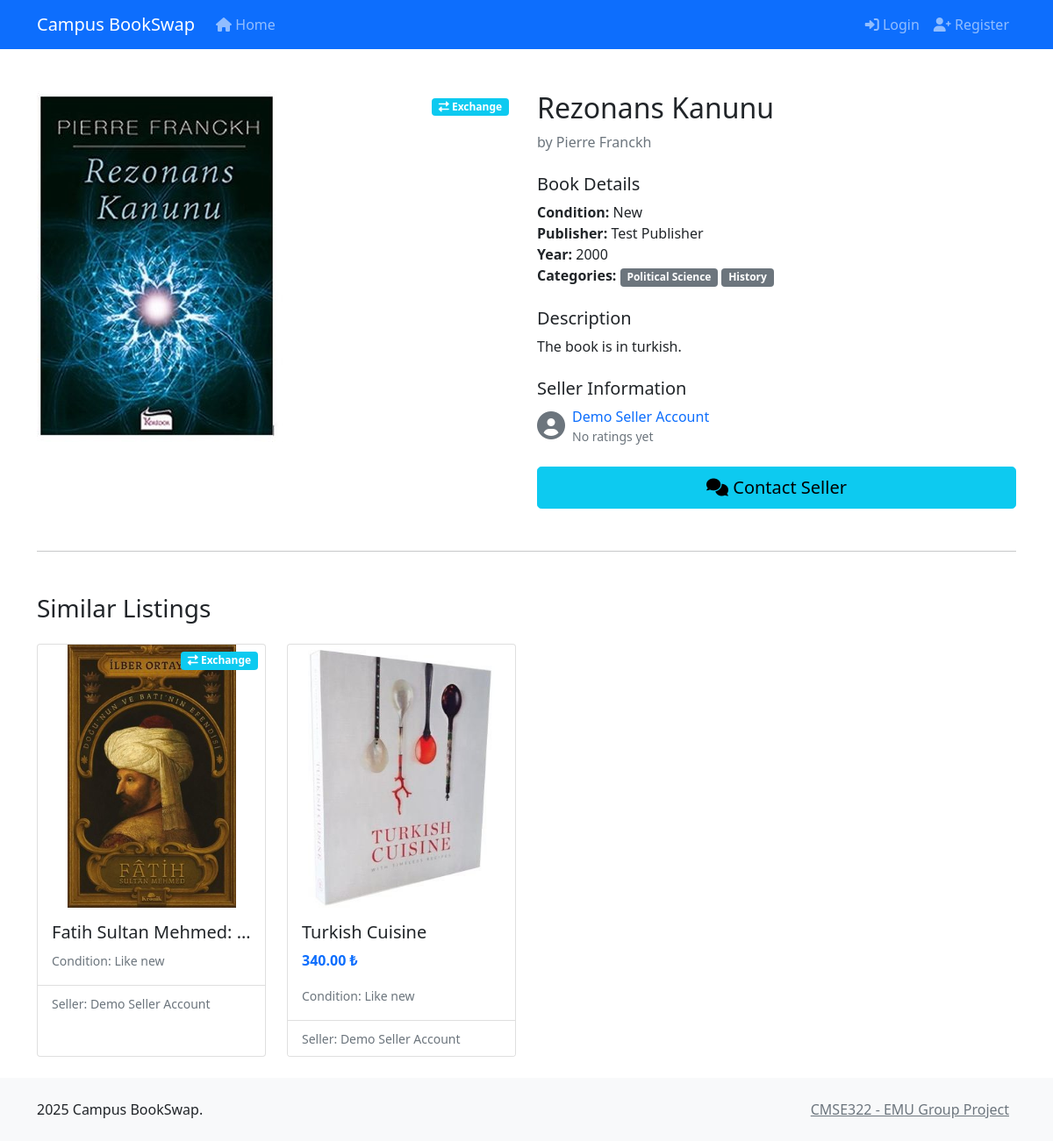
Page /projectfolder/listing.php?id=30 on the committed database.
### tables this page shows
CREATE TABLE `listing_image` (
  `image_id` int(11) NOT NULL,
  `listing_id` int(11) DEFAULT NULL,
  `image_url` varchar(255) DEFAULT NULL
);

CREATE TABLE `listing` (
  `listing_id` int(11) NOT NULL,
  `book_id` int(11) DEFAULT NULL,
  `user_id` int(11) DEFAULT NULL,
  `title` varchar(255) DEFAULT NULL,
  `price` decimal(10,2) DEFAULT NULL,
  `condition` varchar(50) DEFAULT NULL,
  `listing_status` varchar(20) DEFAULT NULL,
  `description` text DEFAULT NULL,
  `listing_type` varchar(20) DEFAULT NULL CHECK (`listing_type` in ('sale','exchange')),
  `list_date` datetime DEFAULT NULL,
  `admin_approved` tinyint(1) DEFAULT 0
);

CREATE TABLE `book` (
  `book_id` int(11) NOT NULL,
  `title` varchar(255) NOT NULL,
  `author` varchar(100) DEFAULT NULL,
  `publisher_year` int(11) DEFAULT NULL,
  `publisher` varchar(100) DEFAULT NULL
);

CREATE TABLE `category` (
  `cat_id` int(11) NOT NULL,
  `name` varchar(100) NOT NULL
);

CREATE TABLE `user` (
  `user_id` int(11) NOT NULL,
  `phone` varchar(20) DEFAULT NULL,
  `name` varchar(100) DEFAULT NULL,
  `email` varchar(100) DEFAULT NULL,
  `reg_date` date NOT NULL,
  `pass_hash` varchar(255) NOT NULL,
  `is_admin` tinyint(1) DEFAULT 0,
  `is_blocked` tinyint(1) DEFAULT 0
);

### projectfolder/includes/db.php (called while the page is built, shortened)
<?php
function getDbConnection() {
    static $conn = null;
    if ($conn === null) {
        try {
            $conn = new mysqli(DB_HOST, DB_USER, DB_PASS, DB_NAME);
            $conn->set_charset("utf8");
        } catch (Exception $e) {
            error_log("Database connection error: " . $e->getMessage());
            die("Sorry, we're experiencing technical difficulties. Please try again later.");
        }
    }
    return $conn;
}
function prepareStatement($sql) {
    $conn = getDbConnection();
    $stmt = $conn->prepare($sql);
    return $stmt;
}

### projectfolder/includes/auth.php (called while the page is built, shortened)
<?php
require_once __DIR__ . '/db.php';
function getCurrentUserId() {
    return $_SESSION['user_id'] ?? null;
}

### projectfolder/listing.php (the view, shortened to what this page needs)
<?php
require_once 'includes/header.php';
$listing_id = intval($_GET['id'] ?? 0);
$stmt = prepareStatement("
    SELECT
        l.*,
        b.title as book_title,
        b.author,
        b.publisher,
        b.publisher_year,
        u.name as seller_name,
        u.email as seller_email,
        u.phone as seller_phone,
        COUNT(DISTINCT f.user_id) as favorite_count,
        EXISTS(
            SELECT 1 FROM favorite
            WHERE user_id = ? AND listing_id = l.listing_id
        ) as is_favorited,
        EXISTS(
            SELECT 1 FROM transaction t
            WHERE t.listing_id = l.listing_id
            AND t.transaction_status IN ('paid', 'shipped', 'delivered', 'completed')
        ) as is_sold
    FROM listing l
    LEFT JOIN book b ON l.book_id = b.book_id
    LEFT JOIN user u ON l.user_id = u.user_id
    LEFT JOIN favorite f ON l.listing_id = f.listing_id
    WHERE l.listing_id = ?
    AND (l.admin_approved = 1 OR l.user_id = ?)
    GROUP BY l.listing_id
");
$user_id = getCurrentUserId() ?? 0;
$stmt->bind_param("iii", $user_id, $listing_id, $user_id);
$stmt->execute();
$listing = $stmt->get_result()->fetch_assoc();
$stmt = prepareStatement("SELECT * FROM listing_image WHERE listing_id = ?");
$stmt->bind_param("i", $listing_id);
$stmt->execute();
$images = $stmt->get_result()->fetch_all(MYSQLI_ASSOC);
$stmt = prepareStatement("
    SELECT c.name
    FROM category c
    JOIN book_category bc ON c.cat_id = bc.cat_id
    WHERE bc.book_id = ?
");
$stmt->bind_param("i", $listing['book_id']);
$stmt->execute();
$categories = $stmt->get_result()->fetch_all(MYSQLI_ASSOC);
$stmt = prepareStatement("
    SELECT AVG(rating) as avg_rating, COUNT(*) as total_ratings
    FROM rating
    WHERE reviewed_user_id = ? AND admin_approved = 1
");
$stmt->bind_param("i", $listing['user_id']);
$stmt->execute();
$rating = $stmt->get_result()->fetch_assoc();
$stmt = prepareStatement("
    SELECT l.*, b.title as book_title, MIN(li.image_url) as thumbnail,
           u.name as seller_name, u.user_id as seller_id
    FROM listing l
    JOIN book b ON l.book_id = b.book_id
    JOIN user u ON l.user_id = u.user_id
    LEFT JOIN listing_image li ON l.listing_id = li.listing_id
    WHERE l.listing_id != ?
    AND l.admin_approved = 1
    AND l.listing_status = 'active'
    AND EXISTS (
        SELECT 1 FROM book_category bc1
        WHERE bc1.book_id = l.book_id
        AND bc1.cat_id IN (
            SELECT bc2.cat_id
            FROM book_category bc2
            WHERE bc2.book_id = ?
        )
    )
    GROUP BY l.listing_id
    LIMIT 4
");
$stmt->bind_param("ii", $listing_id, $listing['book_id']);
$stmt->execute();
$similar_listings = $stmt->get_result()->fetch_all(MYSQLI_ASSOC);
?>
<div class="row">
    <div class="col-md-6 mb-4">
        <?php if ($images): ?>
            <div class="position-relative">
                <img src="<?= htmlspecialchars($images[0]['image_url']) ?>"
                     class="img-fluid rounded cursor-pointer"
                     id="main-image"
                     alt="<?= htmlspecialchars($listing['book_title']) ?>"
                     onclick="openImageModal(0)">
                <?php if ($listing['listing_type'] === 'exchange'): ?>
                    <span class="position-absolute top-0 end-0 badge bg-info m-2">
                        <i class="fas fa-exchange-alt"></i> Exchange
                    </span>
                <?php endif; ?>
            </div>
        <?php else: ?>
            <div class="rounded bg-light d-flex align-items-center justify-content-center" style="height: 400px;">
                <i class="fas fa-book fa-4x text-muted"></i>
            </div>
        <?php endif; ?>
    </div>
    <div class="col-md-6">
        <h1 class="h2 mb-2"><?= htmlspecialchars($listing['book_title']) ?></h1>
        <p class="text-muted mb-4">by <?= htmlspecialchars($listing['author']) ?></p>
        <div class="mb-4">
            <h5>Book Details</h5>
            <ul class="list-unstyled">
                <li><strong>Condition:</strong> <?= ucfirst($listing['condition']) ?></li>
                <li><strong>Publisher:</strong> <?= htmlspecialchars($listing['publisher']) ?></li>
                <li><strong>Year:</strong> <?= $listing['publisher_year'] ?></li>
                <li>
                    <strong>Categories:</strong>
                    <?php foreach ($categories as $category): ?>
                        <span class="badge bg-secondary"><?= htmlspecialchars($category['name']) ?></span>
                    <?php endforeach; ?>
                </li>
            </ul>
        </div>
        <?php if ($listing['description']): ?>
            <div class="mb-4">
                <h5>Description</h5>
                <p><?= nl2br(htmlspecialchars($listing['description'])) ?></p>
            </div>
        <?php endif; ?>
        <div class="mb-4">
            <h5>Seller Information</h5>
            <div class="d-flex align-items-center mb-2">
                <i class="fas fa-user-circle fa-2x text-muted me-2"></i>
                <div>
                    <div>
                        <a href="profile.php?id=<?= $listing['user_id'] ?>" class="text-decoration-none">
                            <?= htmlspecialchars($listing['seller_name']) ?>
                        </a>
                    </div>
                    <div class="text-muted small">
                        <?php if ($rating['total_ratings'] > 0): ?>
                            <i class="fas fa-star text-warning"></i>
                            <?= number_format($rating['avg_rating'], 1) ?>
                            (<?= $rating['total_ratings'] ?> ratings)
                        <?php else: ?>
                            No ratings yet
                        <?php endif; ?>
                    </div>
                </div>
            </div>
        </div>
        <div class="d-grid gap-2">
            <?php if ($listing['user_id'] !== getCurrentUserId()): ?>
                <a href="/messages.php?user=<?= $listing['user_id'] ?>" class="btn btn-info btn-lg">
                    <i class="fas fa-comments"></i> Contact Seller
                </a>
            <?php endif; ?>
        </div>
    </div>
</div>
<?php if ($similar_listings): ?>
    <hr class="my-5">
    <h3 class="mb-4">Similar Listings</h3>
    <div class="row row-cols-1 row-cols-md-2 row-cols-lg-4 g-4">
        <?php foreach ($similar_listings as $similar): ?>
            <div class="col">
                <div class="card h-100">
                    <a href="/listing.php?id=<?= $similar['listing_id'] ?>" class="text-decoration-none text-dark">
                        <div class="position-relative">
                            <?php if ($similar['thumbnail']): ?>
                                <img src="<?= htmlspecialchars($similar['thumbnail']) ?>"
                                     class="card-img-top"
                                     alt="Book cover"
                                     style="height: 300px; object-fit: contain;">
                            <?php endif; ?>
                            <?php if ($similar['listing_type'] === 'exchange'): ?>
                                <span class="position-absolute top-0 end-0 badge bg-info m-2">
                                    <i class="fas fa-exchange-alt"></i> Exchange
                                </span>
                            <?php endif; ?>
                        </div>
                        <div class="card-body">
                            <h5 class="card-title text-truncate">
                                <?= htmlspecialchars($similar['book_title']) ?>
                            </h5>
                            <?php if ($similar['listing_type'] === 'sale'): ?>
                                <p class="card-text text-primary fw-bold">
                                    <?= number_format($similar['price'], 2) ?> ₺
                                </p>
                            <?php endif; ?>
                            <p class="card-text">
                                <small class="text-muted">
                                    Condition: <?= ucfirst($similar['condition']) ?>
                                </small>
                            </p>
                        </div>
                    </a>
                    <div class="card-footer bg-white">
                        <small class="text-muted">
                            Seller: <?= htmlspecialchars($similar['seller_name']) ?>
                        </small>
                    </div>
                </div>
            </div>
        <?php endforeach; ?>
    </div>
<?php endif; ?>
<?php require_once 'includes/footer.php'; ?>

### projectfolder/assets/css/style.css (style rules this page uses)
body { min-height: 100vh; display: flex; flex-direction: column; }
.card { transition: transform 0.2s ease-in-out, box-shadow 0.2s ease-in-out; }

### projectfolder/listing.php (style rules this page uses)
.cursor-pointer { cursor: pointer; }

### rows in the picture
listing_image: image_url (picture)
listing: book.title "Rezonans Kanunu", book.author "Pierre Franckh", condition "New", book.publisher "Test Publisher", book.publisher_year "2000", description "The book is in turkish.", user.name "Demo Seller Account"
category: name "Political Science"
category: name "History"
listing: shows a picture, listing_type "exchange" (drawn), book.title "Fatih Sultan Mehmed:…", condition "Like new", user.name "Demo Seller Account"
listing: shows a picture, book.title "Turkish Cuisine", price "340.00", condition "Like new", user.name "Demo Seller Account"

### other values in the picture
SITE_NAME "Campus BookSwap"
